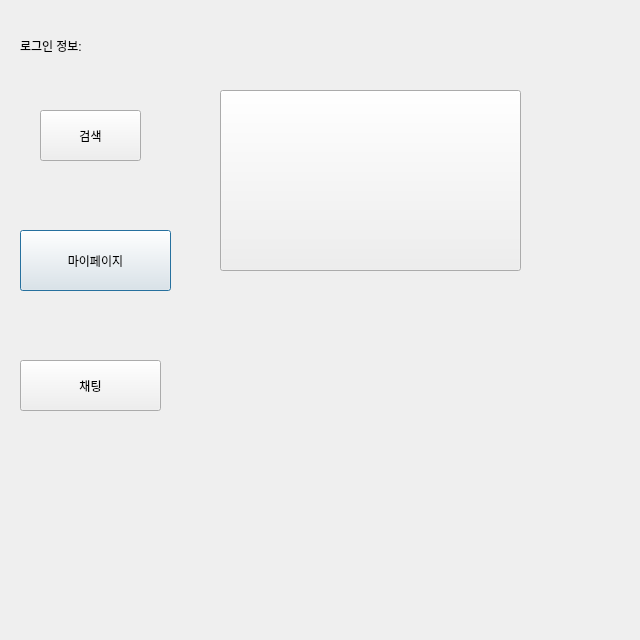
<?xml version="1.0" encoding="UTF-8"?>
<ui version="4.0">
 <class>GuestMain</class>
 <widget class="QDialog" name="GuestMain">
  <property name="geometry">
   <rect>
    <x>0</x>
    <y>0</y>
    <width>640</width>
    <height>640</height>
   </rect>
  </property>
  <property name="windowTitle">
   <string>Dialog</string>
  </property>
  <widget class="QPushButton" name="pushButton">
   <property name="geometry">
    <rect>
     <x>20</x>
     <y>230</y>
     <width>151</width>
     <height>61</height>
    </rect>
   </property>
   <property name="text">
    <string>마이페이지</string>
   </property>
  </widget>
  <widget class="QPushButton" name="pushButton_2">
   <property name="geometry">
    <rect>
     <x>40</x>
     <y>110</y>
     <width>101</width>
     <height>51</height>
    </rect>
   </property>
   <property name="text">
    <string>검색</string>
   </property>
  </widget>
  <widget class="QPushButton" name="pushButton_3">
   <property name="geometry">
    <rect>
     <x>20</x>
     <y>360</y>
     <width>141</width>
     <height>51</height>
    </rect>
   </property>
   <property name="text">
    <string>채팅</string>
   </property>
  </widget>
  <widget class="QLabel" name="label">
   <property name="geometry">
    <rect>
     <x>20</x>
     <y>20</y>
     <width>151</width>
     <height>51</height>
    </rect>
   </property>
   <property name="text">
    <string>로그인 정보:</string>
   </property>
  </widget>
  <widget class="QLabel" name="label_2">
   <property name="geometry">
    <rect>
     <x>120</x>
     <y>20</y>
     <width>81</width>
     <height>16</height>
    </rect>
   </property>
   <property name="text">
    <string/>
   </property>
  </widget>
  <widget class="QWidget" name="widget" native="true">
   <property name="geometry">
    <rect>
     <x>190</x>
     <y>80</y>
     <width>351</width>
     <height>301</height>
    </rect>
   </property>
   <widget class="QLabel" name="ad_pic">
    <property name="geometry">
     <rect>
      <x>250</x>
      <y>210</y>
      <width>91</width>
      <height>81</height>
     </rect>
    </property>
    <property name="text">
     <string/>
    </property>
   </widget>
   <widget class="QPushButton" name="adbut">
    <property name="geometry">
     <rect>
      <x>30</x>
      <y>10</y>
      <width>301</width>
      <height>181</height>
     </rect>
    </property>
    <property name="text">
     <string/>
    </property>
   </widget>
  </widget>
 </widget>
 <resources/>
 <connections/>
</ui>
